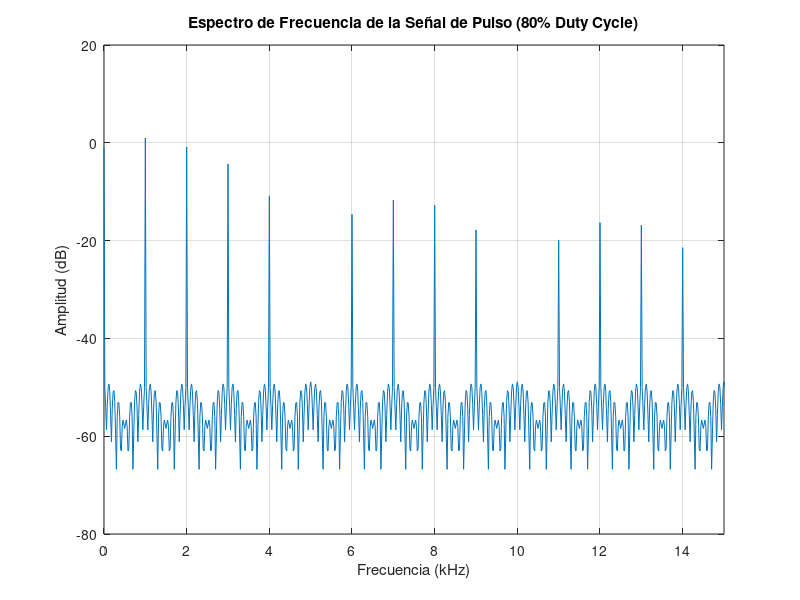

Reproduce this figure in MATLAB. (Note: this script raises an error after producing the figure.)
% Script para análisis de señal (FFT) y reconstrucción (IFFT)
% con una señal de pulso sintética con un 80% de ciclo de trabajo.

% 1. Parámetros de la señal
f_pulso = 1000;        % Frecuencia del pulso (Hz)
A = 1.5;               % Amplitud pico (±1.5 V)
duty_cycle = 80;       % Porcentaje
fs = 100000;           % Frecuencia de muestreo (Hz)
duracion = 0.05;       % Duración de la señal (s)
t = 0 : 1/fs : duracion - 1/fs;  % Vector de tiempo

% 2. Generar señal de pulso manual (sin 'square')
T_pulso = 1/f_pulso;  % Periodo del pulso
% Señal: +A durante el duty_cycle%, -A durante el resto
y = 2*(mod(t, T_pulso) < (duty_cycle/100)*T_pulso) - 1;
y = A * y;  % Ajustar amplitud

% 3. Calcular FFT
L = length(y);
Y = fft(y);
P2 = abs(Y/L);
P1 = P2(1:L/2+1);
P1(2:end-1) = 2*P1(2:end-1);
f = fs*(0:(L/2))/L;

% 4. Graficar FFT
figure;
plot(f/1000, 20*log10(P1));
title('Espectro de Frecuencia de la Señal de Pulso (80% Duty Cycle)');
xlabel('Frecuencia (kHz)');
ylabel('Amplitud (dB)');
grid on;
xlim([0 15]);
hold on;

for n = 1:10
    armonico_f = n * f_pulso;
    if mod(n, 5) == 0
        xline(armonico_f/1000, '--k', sprintf('Nulo en %.1f kHz', armonico_f/1000));
    else
        xline(armonico_f/1000, '--r', sprintf('%dº Armónico (%.1f kHz)', n, armonico_f/1000));
    end
end
hold off;

% 5. Reconstrucción con IFFT
y_reconstruida = ifft(Y);

% 6. Graficar señal reconstruida
figure;
plot(t, real(y_reconstruida), 'r', 'LineWidth', 1.5);
title('Señal de Pulso Reconstruida por IFFT');
xlabel('Tiempo (s)');
ylabel('Amplitud (V)');
grid on;
xlim([0 3*(1/f_pulso)]);
